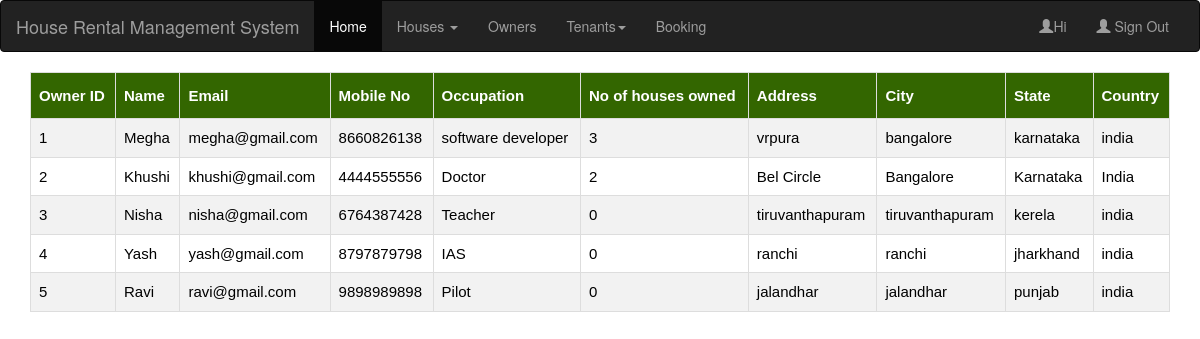
The page /owner.php on the database its author committed.
### tables this page shows
CREATE TABLE `owner` (
  `o_id` int(11) NOT NULL,
  `name` varchar(20) DEFAULT NULL,
  `email` varchar(50) DEFAULT NULL,
  `pwd` varchar(30) DEFAULT NULL,
  `mobile_no` bigint(20) DEFAULT NULL,
  `occupation` varchar(50) DEFAULT NULL,
  `no_of_houses` int(11) DEFAULT NULL,
  `country` varchar(20) DEFAULT NULL,
  `state` varchar(20) DEFAULT NULL,
  `city` varchar(30) DEFAULT NULL,
  `address` varchar(50) DEFAULT NULL
);

### owner.php (the view, shortened to what this page needs)
<!DOCTYPE html>
<html lang="en">
<head>
   <link rel="stylesheet" type="text/css" href="table.css">
  <link rel="stylesheet" href="https://maxcdn.bootstrapcdn.com/bootstrap/3.4.0/css/bootstrap.min.css">
</head>
<body>
<nav class="navbar navbar-inverse">
  <div class="container-fluid">
    <div class="navbar-header">
      <a class="navbar-brand" href="#">House Rental Management System</a>
    </div>
    <div class="collapse navbar-collapse" id="myNavbar">
      <ul class="nav navbar-nav">
        <li class="active"><a href="home.php">Home</a></li>
        <li class="dropdown">
          <a class="dropdown-toggle" data-toggle="dropdown" href="#">Houses <span class="caret"></span></a>
        </li>
        <li><a href="owner.php">Owners</a></li>
        <li class="dropdown">
          <a class="dropdown-toggle" data-toggle="dropdown" href="#">Tenants<span class="caret"></span></a>
          </li>
        <li><a href="booking.php">Booking</a></li>
      </ul>
      <ul class="nav navbar-nav navbar-right">
         <li><a href="#"><span class="glyphicon glyphicon-user"></span>Hi <?php session_start();echo $_SESSION['uname'];?></a>
         </li>
        <li><a href="index.html"><span class="glyphicon glyphicon-user"></span> Sign Out</a></li>
      </ul>
    </div>
  </div>
</nav>
<div class="container">
  <table border="1" id="customers">
    <tr>
      <th>Owner ID</th>
      <th>Name</th>
      <th>Email</th>
      <th>Mobile No</th>
      <th>Occupation</th>
      <th>No of houses owned</th>
      <th>Address</th>
      <th>City</th>
      <th>State</th>
      <th>Country</th>
    </tr>
<?php
include("connection.php");
$query="select * from owner";
$data=mysqli_query($conn,$query);
while($result=mysqli_fetch_assoc($data))
{
 echo "<tr><td>".$result['o_id']."</td><td>".$result['name']."</td><td>".$result['email']."</td><td>".$result['mobile_no']."</td><td>".$result['occupation']."</td><td>".$result['no_of_houses']."</td><td>".$result['address']."</td><td>";
echo  $result['city']."</td><td>".$result['state']."</td><td>".$result['country']."</td></tr>";
}
echo "</table>";
?>
</div>
</body>
</html>

### table.css (style rules this page uses)
table { width:100%; color: black; font-family: monospace; font-size: 15px; text-align: left; border-color: black; border-style: solid; }
#customers { font-family: "Trebuchet MS", Arial, Helvetica, sans-serif; border-collapse: collapse; width: 100%; }
#customers td, #customers th { border: 1px solid #ddd; padding: 8px; }
#customers tr:nth-child(even) { background-color: #f2f2f2; }
#customers th { padding-top: 12px; padding-bottom: 12px; text-align: left; background-color: #336600; color: white; }

### rows shown on the page
owner: o_id "1", name "Megha", email "megha@gmail.com", mobile_no "8660826138", occupation "software developer", no_of_houses "3", address "vrpura", city "bangalore", state "karnataka", country "india"
owner: o_id "2", name "Khushi", email "khushi@gmail.com", mobile_no "4444555556", occupation "Doctor", no_of_houses "2", address "Bel Circle", city "Bangalore", state "Karnataka", country "India"
owner: o_id "3", name "Nisha", email "nisha@gmail.com", mobile_no "6764387428", occupation "Teacher", no_of_houses "0", address "tiruvanthapuram", city "tiruvanthapuram", state "kerela", country "india"
owner: o_id "4", name "Yash", email "yash@gmail.com", mobile_no "8797879798", occupation "IAS", no_of_houses "0", address "ranchi", city "ranchi", state "jharkhand", country "india"
owner: o_id "5", name "Ravi", email "ravi@gmail.com", mobile_no "9898989898", occupation "Pilot", no_of_houses "0", address "jalandhar", city "jalandhar", state "punjab", country "india"
